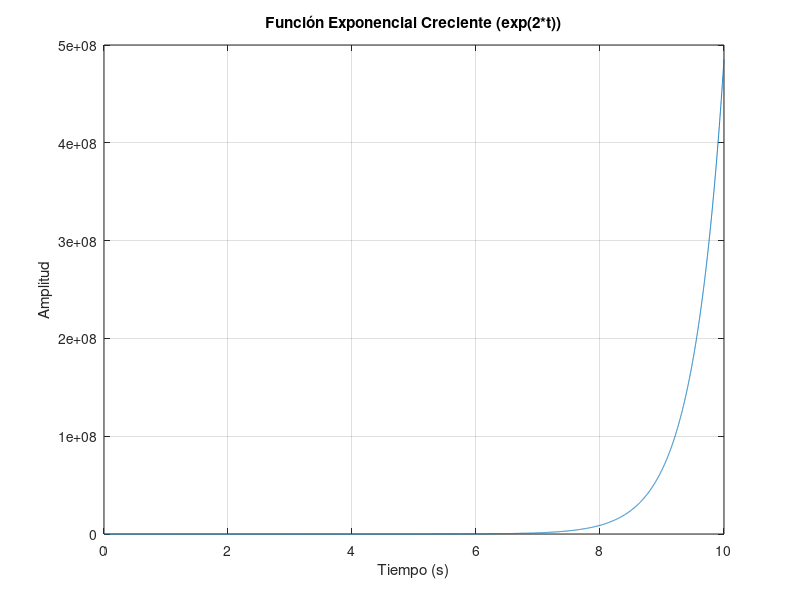

Write the MATLAB code that produced this figure.
%Primer punto taller 
t = 0:0.001:10;
exp_creciente = exp(2 * t);  
figure(4);
plot(t, exp_creciente);
title('Función Exponencial Creciente (exp(2*t))');
xlabel('Tiempo (s)');
ylabel('Amplitud');
grid on;
